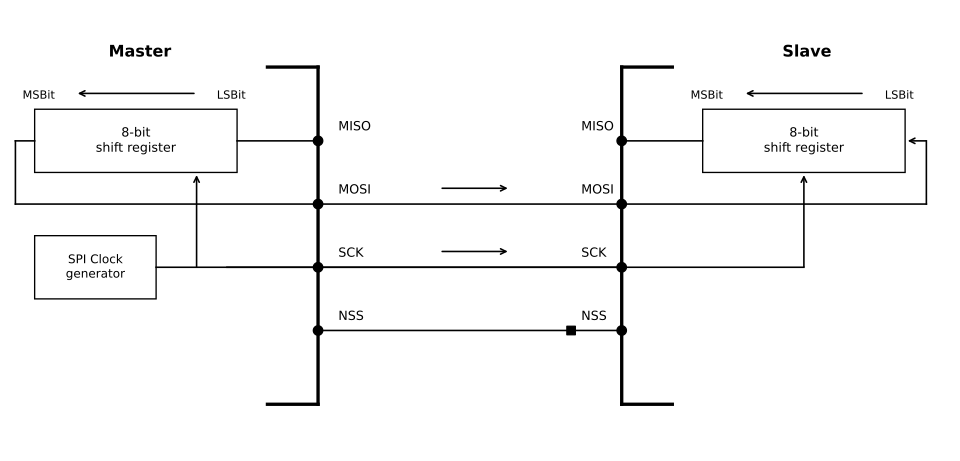

Here is the Python script that generated this plot:
import matplotlib.pyplot as plt
from matplotlib import patches

# 1. Canvas & Coordinate System Setup
fig, ax = plt.subplots(figsize=(10, 4.8), dpi=120)
ax.set_xlim(0, 92)
ax.set_ylim(14, 55)
ax.axis("off")

# 2. Master / Slave Outer Brackets & Titles
# Master Bracket (Left)
ax.plot([30, 30], [18, 50], color="black", lw=2.5)
ax.plot([30, 25], [50, 50], color="black", lw=2.5)
ax.plot([30, 25], [18, 18], color="black", lw=2.5)
ax.text(12.4, 51, "Master", fontsize=12, ha="center", fontweight="bold")

# Slave Bracket (Right)
ax.plot([60, 60], [18, 50], color="black", lw=2.5)
ax.plot([60, 65], [50, 50], color="black", lw=2.5)
ax.plot([60, 65], [18, 18], color="black", lw=2.5)
ax.text(78.3, 51, "Slave", fontsize=12, ha="center", fontweight="bold")

# 3. Functional Blocks (Shift Registers & Clock Generator)
# Master Shift Register
rect_m = patches.Rectangle((2, 40), 20, 6, facecolor="white", edgecolor="black")
ax.add_patch(rect_m)
ax.text(12, 43, "8-bit\nshift register", fontsize=9.5, ha="center", va="center")

# Slave Shift Register
rect_s = patches.Rectangle((68, 40), 20, 6, facecolor="white", edgecolor="black")
ax.add_patch(rect_s)
ax.text(78, 43, "8-bit\nshift register", fontsize=9.5, ha="center", va="center")

# SPI Clock Generator
rect_clk = patches.Rectangle((2, 28), 12, 6, facecolor="white", edgecolor="black")
ax.add_patch(rect_clk)
ax.text(8, 31, "SPI Clock\ngenerator", fontsize=9, ha="center", va="center")

# 4. Bit Order Annotations (MSBit <--- LSBit)
# Master Bit Order
ax.annotate(
    "",
    xy=(6, 47.5),
    xytext=(18, 47.5),
    arrowprops={"arrowstyle": "->", "lw": 1.2, "color": "black"},
)
ax.text(4, 47, "MSBit", fontsize=8.5, ha="right")
ax.text(20, 47, "LSBit", fontsize=8.5, ha="left")

# Slave Bit Order
ax.annotate(
    "",
    xy=(72, 47.5),
    xytext=(84, 47.5),
    arrowprops={"arrowstyle": "->", "lw": 1.2, "color": "black"},
)
ax.text(70, 47, "MSBit", fontsize=8.5, ha="right")
ax.text(86, 47, "LSBit", fontsize=8.5, ha="left")

# 5. Signal Bus Lines & Routing
# Line 1: MISO Line Connections (Disconnected / Unused in Simplex)
ax.plot([68, 60], [43, 43], color="black", lw=1.2)
ax.plot([22, 30], [43, 43], color="black", lw=1.2)

# Line 1-1: Master Output -> MOSI Loop
ax.plot([0.1, 2], [43, 43], color="black", lw=1.2)
ax.plot([0.1, 0.1], [43, 37], color="black", lw=1.2)
ax.plot([0.1, 30], [37, 37], color="black", lw=1.2)

# Line 2: MOSI Line & Slave Input Loop (Master -> Slave Data Path)
ax.plot([30, 90.1], [37, 37], color="black", lw=1.2)
ax.plot([90.1, 90.1], [37, 43], color="black", lw=1.2)
ax.annotate(
    "",
    xy=(88, 43),
    xytext=(90.3, 43),
    arrowprops={"arrowstyle": "->", "lw": 1.2, "color": "black"},
)

# Line 3: SCK (Serial Clock) Lines & Inputs
ax.plot([21, 60], [31, 31], color="black", lw=1.2)
ax.plot([14, 78], [31, 31], color="black", lw=1.2)
ax.annotate(
    "",
    xy=(18, 40),
    xytext=(18, 30.8),
    arrowprops={"arrowstyle": "->", "lw": 1.2, "color": "black"},
)
ax.annotate(
    "",
    xy=(78, 40),
    xytext=(78, 30.8),
    arrowprops={"arrowstyle": "->", "lw": 1.2, "color": "black"},
)

# Line 4: NSS (Slave Select) Line & Square Marker
ax.plot([30, 60], [25, 25], color="black", lw=1.2)
ax.scatter([55], [25], marker="s", s=40, color="black", edgecolor="black")

# 6. Junction Dots & Text Annotations
# Junction Points (Dots)
for y_pos in [43, 37, 31, 25]:
    ax.scatter([30], [y_pos], color="black", s=50)
    ax.scatter([60], [y_pos], color="black", s=50)

# Bus Text Labels
ax.text(32, 44, "MISO", fontsize=9.5)
ax.text(56, 44, "MISO", fontsize=9.5)
ax.text(32, 38, "MOSI", fontsize=9.5)
ax.text(56, 38, "MOSI", fontsize=9.5)
ax.text(32, 32, "SCK", fontsize=9.5)
ax.text(56, 32, "SCK", fontsize=9.5)
ax.text(32, 26, "NSS", fontsize=9.5)
ax.text(56, 26, "NSS", fontsize=9.5)

# Directional Arrows on Active Bus Lines
ax.annotate(
    "",
    xy=(42, 38.5),
    xytext=(49, 38.5),
    arrowprops={"arrowstyle": "<-", "lw": 1.2, "color": "black"},
)
ax.annotate(
    "",
    xy=(42, 32.5),
    xytext=(49, 32.5),
    arrowprops={"arrowstyle": "<-", "lw": 1.2, "color": "black"},
)

# 7. Render & Export Image
plt.tight_layout()
plt.savefig("simplex-communication.svg", format="svg", dpi=300)
